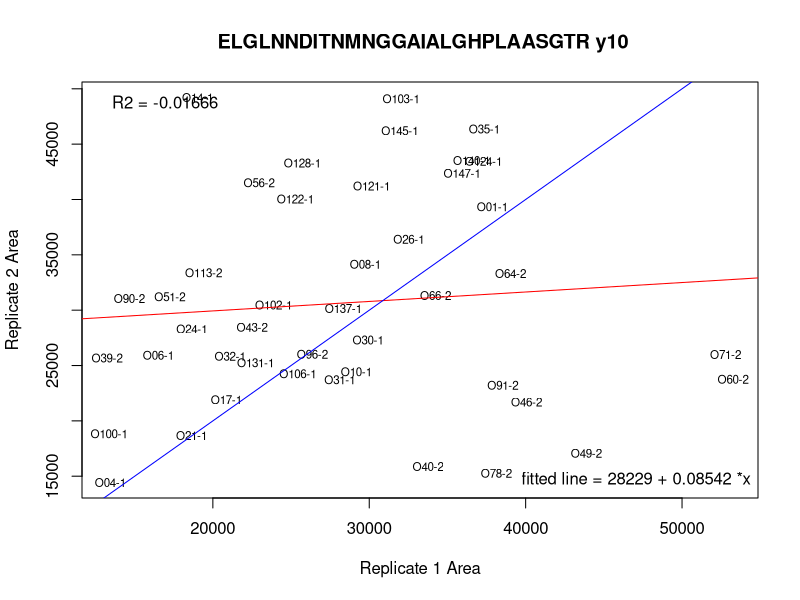
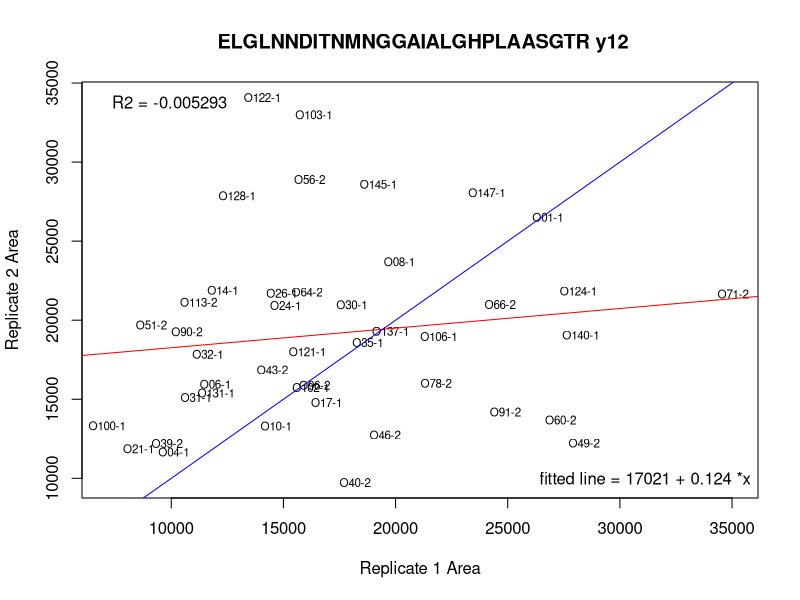
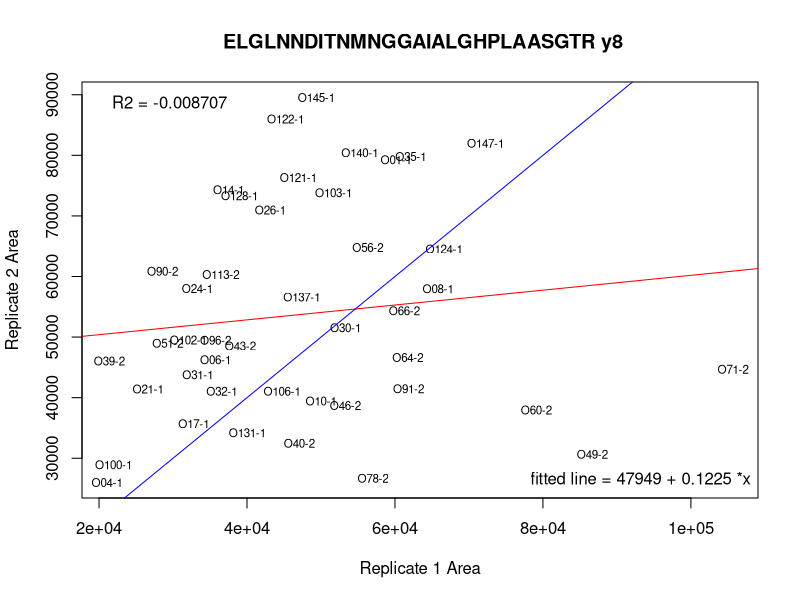
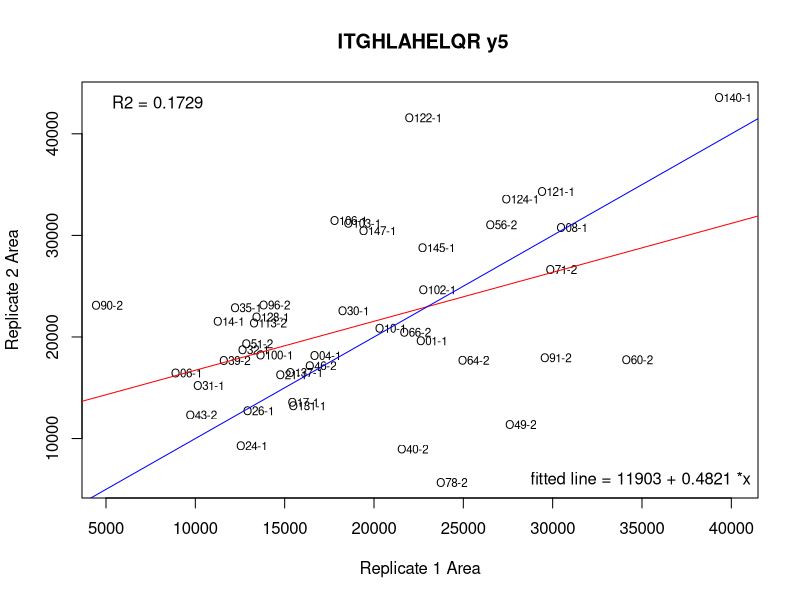
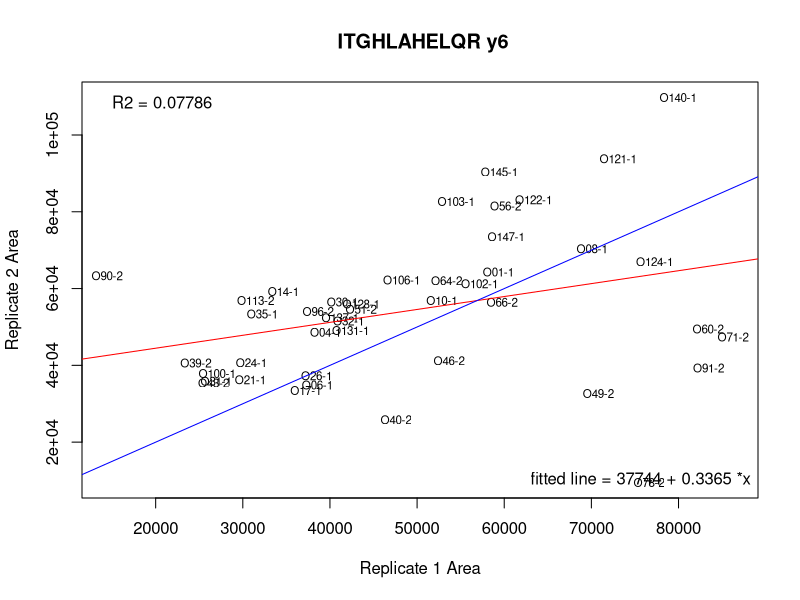
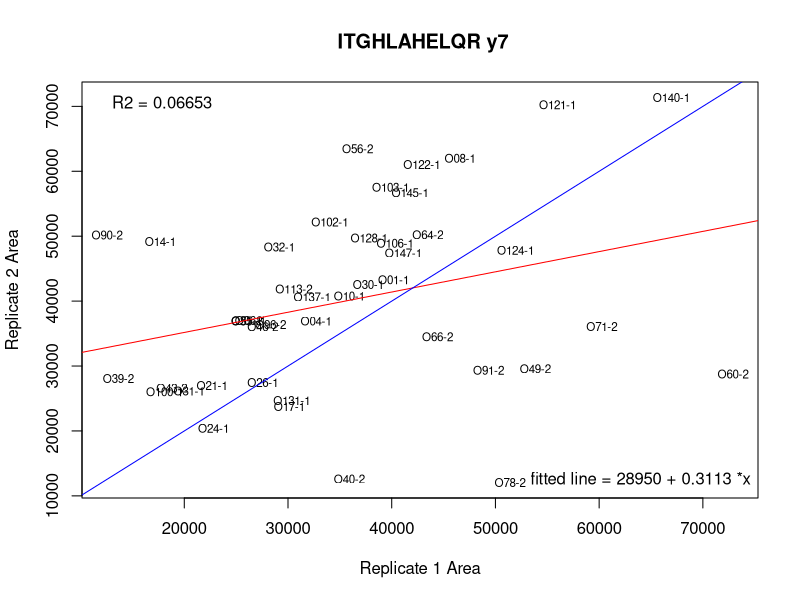
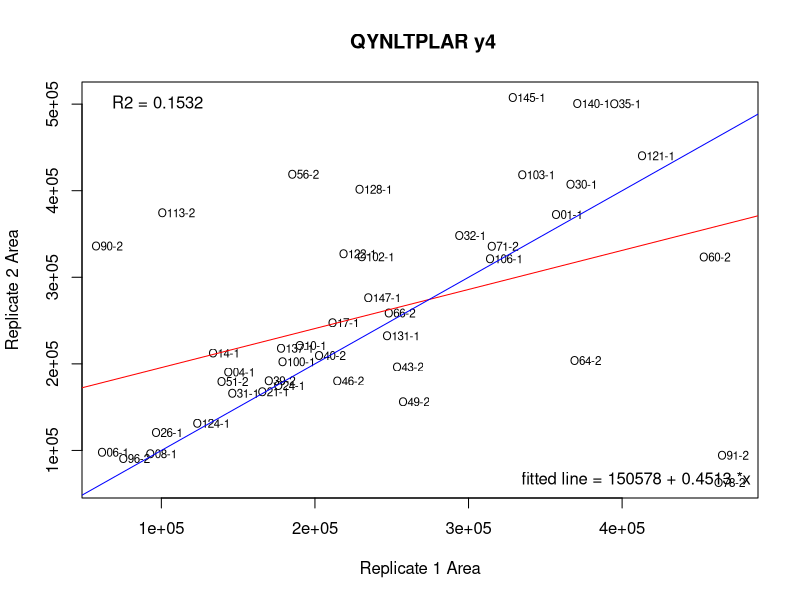
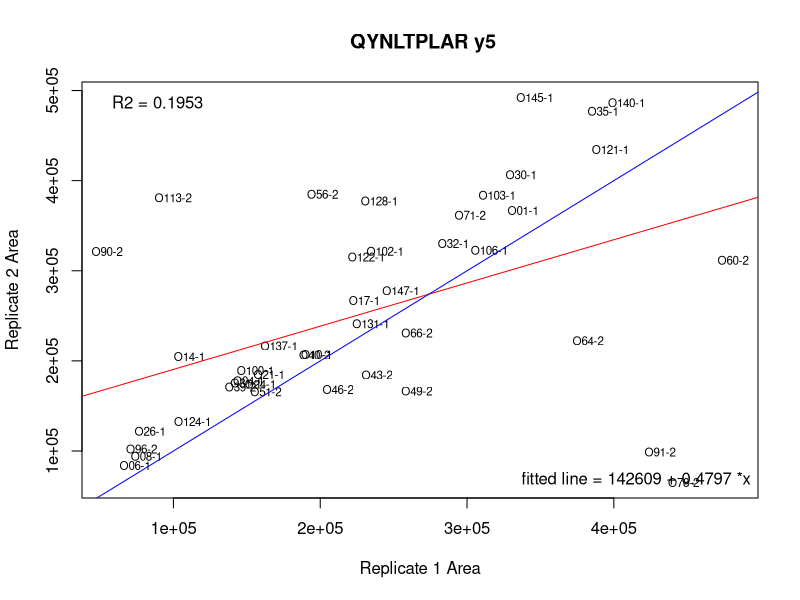

The R script that drew these images, in order: (Note: this script raises an error after producing the figures.)
#In this script, I'll regress my technical replicate batches against eachother, then plot an x = y line. If more than 95% of my points fall outside of a 95% CI, I will remove that transition from analysis. Finally, I'll remake my NMDS plot to see if anything improves.

#### SET WORKING DIRECTORY ####
setwd(dir = "../..") #Set the working directory to the folder with all SRM analysis files (project-oyster-oa/analyses/DNR_SRM_20170902)
getwd()

#### IMPORT DATA ####

SRMAreas <- read.csv("2017-09-12-Gigas-SRM-ReplicatesOnly-PostDilutionCurve-NoPivot-RevisedSettings-Report.csv", na.strings = "#N/A") #Specify Skyline's special way of designating N/A values
head(SRMAreas) #Confirm import
tail(SRMAreas) #Confirm import

#### CREATE A MASTER DATAFRAME ####

#I want to merge my Skyline data with sample names, sites, and eelgrass condition to create a master dataframe will all possible information

sequenceFile <- read.csv("2017-07-28-SRM-Samples-Sequence-File.csv", na.strings = "N/A") # Import sequence file
head(sequenceFile) #Confirm import
sequenceFile <- sequenceFile[,c(2,3,8)] #Keep the Replicate.Name, Comment and TIC columns
names(sequenceFile) <- c("Replicate.Name", "Sample.Number", "TIC")
head(sequenceFile) #Confirm change
masterSRMData <- merge(x = SRMAreas, y = sequenceFile, by = "Replicate.Name") #Merge the sample names and replicate names to use for analysis.
head(masterSRMData) #Confirm merge
tail(masterSRMData) #Confirm merge

biologicalReplicates <- read.csv("2017-09-06-Biological-Replicate-Information.csv", na.strings = "N/A") #Import site and eelgrass condition information (i.e. biological replicate information)
head(biologicalReplicates) #Confirm import
tail(biologicalReplicates) #Confirm import
masterSRMDataBiologicalReplicates <- merge(x = masterSRMData, y = biologicalReplicates, by = "Sample.Number") #Add biological replicate information to master list.
head(masterSRMDataBiologicalReplicates) #Confirm change
#write.csv(x = masterSRMDataBiologicalReplicates, file = "2017-09-07-Master-SRM-Data-BiologicalReplicates-NoBlanks-NoPivot.csv") #Write out master dataframe

#### SUBSET TARGET PROTEIN DATA ####

#I want only the protein/peptide/transition information and peak area

SRMDataTargetsOnly <- masterSRMDataBiologicalReplicates #Duplicate master list into a new dataframe
head(SRMDataTargetsOnly) #Confirm copy
tail(SRMDataTargetsOnly) #Confirm copy
SRMDataTargetsOnly <- SRMDataTargetsOnly[,-c(2, 5, 7, 10, 11)] #Remove extraneous columns: Replicate.Name, Transition, Peptide.Retention.Time, Site, Eelgrass
head(SRMDataTargetsOnly) #Confirm column removal
SRMDataTargetsOnly <- SRMDataTargetsOnly[! SRMDataTargetsOnly$Protein.Name %in% "PRTC peptides", ] #Remove PRTC peptide data from target protein dataframe
head(SRMDataTargetsOnly) #Confirm removal
transform(SRMDataTargetsOnly, Area = as.numeric(Area)) #Make sure Area is recognized as a numeric variable
is.numeric(SRMDataTargetsOnly$Area) #Confirm change
transform(SRMDataTargetsOnly, TIC = as.numeric(TIC)) #Make sure TIC is recognized as a numeric variable
is.numeric(SRMDataTargetsOnly$TIC) #Confirm change

#### REFORMAT TARGET ONLY DATAFRAME ####

#First I will make a new dataframe be Protein/Peptides/Transitions, with the column names as the sample number

SRMDataTargetsOnly <- SRMDataTargetsOnly[,-6] #Remove TIC column
head(SRMDataTargetsOnly) #Confirm creation

#My first step is to change my dataframe from long to wide (i.e. cast it)
library(reshape2) #Instal package to pivot table
SRMDataTargetsOnlyPivoted <- dcast(SRMDataTargetsOnly, Protein.Name + Peptide.Sequence + Fragment.Ion ~ Sample.Number) #Cast table! Protein/Peptides/Transitions remain as columns with Sample Number as column headers. Normalized.Area used as value column by default.
head(SRMDataTargetsOnlyPivoted) #Confirm cast.
SRMDataTargetsOnlyPivoted$RowNames <- paste(SRMDataTargetsOnlyPivoted$Protein.Name, SRMDataTargetsOnlyPivoted$Peptide.Sequence, SRMDataTargetsOnlyPivoted$Fragment.Ion) #Merge Protein, Peptide and Transition information into one column
head(SRMDataTargetsOnlyPivoted) #Confirm column merge
SRMDataTargetsOnlyPivoted <- SRMDataTargetsOnlyPivoted[,-c(1:3)] #Remove unmerged columns
head(SRMDataTargetsOnlyPivoted) #Confirm column removal

SRMDataTargetsOnlyPivotedCorrected <- SRMDataTargetsOnlyPivoted #Duplicate dataframe
SRMDataTargetsOnlyPivotedCorrected[is.na(SRMDataTargetsOnlyPivotedCorrected)] <- 0 #Replace NAs with 0s
head(SRMDataTargetsOnlyPivotedCorrected) #Confirm there are no NAs
rownames(SRMDataTargetsOnlyPivotedCorrected) <- SRMDataTargetsOnlyPivotedCorrected$RowNames #Set RowNames column as dataframe rownames
SRMDataTargetsOnlyPivotedCorrected <- subset(SRMDataTargetsOnlyPivotedCorrected, select = -c(RowNames)) #Remove RowNames column
head(SRMDataTargetsOnlyPivotedCorrected) #Confirm changes

#Now I'll take my dataframe and split it into two: one for each batch of technical replicates.

SRMDataTargetsReplicateOne <- SRMDataTargetsOnlyPivotedCorrected[, c(seq(from = 1, to = (length(SRMDataTargetsOnlyPivotedCorrected) - 1), by = 2))] #Subset all odd columns (first replicate)
colnames(SRMDataTargetsReplicateOne) #Confirm subset
SRMDataTargetsReplicateTwo <- SRMDataTargetsOnlyPivotedCorrected[, c(seq(from = 2, to = length(SRMDataTargetsOnlyPivotedCorrected), by = 2))] #Subset all even columns (first replicate)
colnames(SRMDataTargetsReplicateTwo) #Confirm subset

#Finally, I'll transpose each dataframe. The resulting dataframes will have transitions in the columns and samples in the rows.

SRMDataTransposedReplicateOne <- t(SRMDataTargetsReplicateOne) #Transpose Replicate 1 dataframe
head(SRMDataTransposedReplicateOne) #Confirm transposition
SRMDataTransposedReplicateTwo <- t(SRMDataTargetsReplicateTwo) #Transpose Replicate 2 dataframe
head(SRMDataTransposedReplicateTwo) #Confirm transposition

#### CREATE A NULL CONFIDENCE INTERVAL MODEL ####
#I FOUND THIS DOESN'T WORK BECAUSE A CONFIDENCE INTERVAL AROUND A PERFECT MODEL DOESN'T EXIST.
#In order to make a 95% confidence interval around a line, I need a model to work with.

#confidenceIntervalData <- data.frame(x = c(1:7000),y = c(1:7000)) #Create a dataframe with data for a confidence interval around a x = y line
#confidenceIntervalModel <- lm(confidenceIntervalData$y ~ confidenceIntervalData$x) #Use x values to predict y values in model

#### CALCULATE CONFIDENCE INTERVAL ####
#I need to know the MSE and SSX to calculate my confidence interval. I can calculate these values outside of my loop function since these values are not going to change between transitions.

#mse <- (summary(confidenceIntervalModel)$sigma)^2 #Calculate MSE using residual standard error from summary statistics
#ssx <- sum((confidenceIntervalData$x - mean(confidenceIntervalData$x))^2) #Calculate the sum of squares for x values
#x <- seq(from = min(confidenceIntervalData$x), to = max(confidenceIntervalData$x), by = 1) #Create a sequence of all possible x values
#y.fitted <- summary(confidenceIntervalModel)$coeff[1] + summary(confidenceIntervalModel)$coeff[2]*x #Formula for prediction line
#y.upper <- y.fitted + sqrt(2*qf(0.95, 2, 44))*sqrt(mse*(1/12 + (x - mean(confidenceIntervalData$x))^2/ssx)) #Formula for upper confidence bound. Generate critical value from F distribution, where alpha = 0.95, numerator df = 2 (estimating intercept and slope), residual standard error df = 44 (46 samples - 2).
#y.lower <- y.fitted - sqrt(2*qf(0.95, 2, 44))*sqrt(mse*(1/12 + (x - mean(confidenceIntervalData$x))^2/ssx)) #Lower confidence bound

#### CREATE PLOTS FOR EACH TRANSITION ####
#I will regress my second batch of technical replicates against my first, plot the regression line, and the x = y line with its confidence interval.

setwd(dir = "2017-10-10-Troubleshooting/2017-10-24-Confidence-Interval-Transitions/") #Change working directory so files are saved in the same directory as the R script
getwd() #Confirm changes

correlationFilenames <- data.frame(filenames = colnames(SRMDataTransposedReplicateOne),
                                   modifier = rep("confint.jpeg", 111)) #Make a dataframe of filenames
correlationFilenames$full <- paste(correlationFilenames$filenames, correlationFilenames$modifier) #Merge the two columns together in a third column. This column has the full filename that will be used
head(correlationFilenames) #Confirm changes

nTransitions <- nrow(SRMDataTargetsReplicateOne) #Number of transitions used
for(i in 1:nTransitions) { #For all transitions
  transitionModel <- lm(SRMDataTransposedReplicateTwo[,i] ~ SRMDataTransposedReplicateOne[,i]) #Predict Replicate 2 from Replicate 1
  fileName <- correlationFilenames$full[i] #Set filename choice as the ith entry
  jpeg(filename = fileName, width = 1000, height = 1000) #Save .jpeg using set filename
  plot(x= SRMDataTransposedReplicateOne[,i], y = SRMDataTransposedReplicateTwo[,i], xlab = "Replicate 1 Area", ylab = "Replicate 2 Area", main = correlationFilenames$filename[i], type = "n") #Create plot, but do not plot points
  text(x = SRMDataTransposedReplicateOne[,i], y = SRMDataTransposedReplicateTwo[,i], labels = rownames(SRMDataTransposedReplicateOne), cex = 0.7) #Plot sample ID instead of points
  abline(transitionModel, col = "red") #Plot regression
  legend("topleft", bty = "n", legend = paste("R2 =", format(summary(transitionModel)$adj.r.squared, digits=4))) #Plot R-squared value
  abline(a = 0, b  = 1, col = "blue")
  legend("bottomright", bty = "n", legend = paste("fitted line =", format(summary(transitionModel)$coeff[1], digits = 4), "+", format(summary(transitionModel)$coeff[2], digits = 4), "*x"))
  dev.off() #Turn off plotting mechanism
}